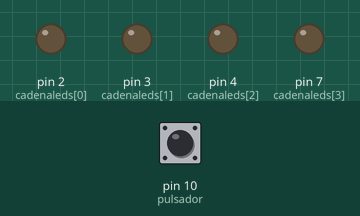
Bench run of a sketch on a simulated Arduino Uno, built with avr-gcc and run on an emulated ATmega328P. Parts: output pins drawn as LEDs (lit = HIGH). Dashed ring = blinking. The test bench sets the inputs (shaded band); at power-on: pin 10 (pulsador) LOW.

Above: at 1.2 s.
1.3 s: pin 10 (pulsador) pulled HIGH for 0.15 s
At 1.4 s:
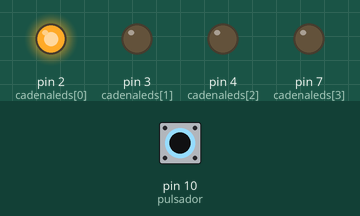
At 2.2 s:
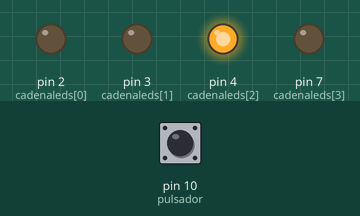
4.3 s: pin 10 (pulsador) pulled HIGH for 3.2 s
At 4.8 s:
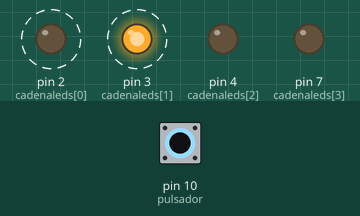
Timing chart, 0 to 8.8 s (numbered marks = the images above; inputs shaded):
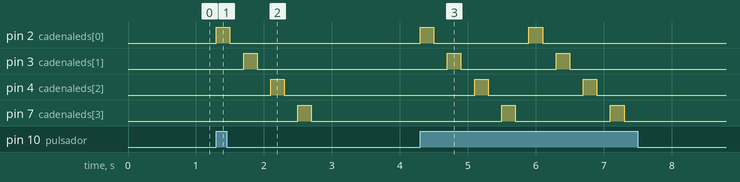

Measured:
- after the input at 1.3 s, pin 2 (cadenaleds[0]): LOW → HIGH at once, → LOW 0.20 s later; pin 3 (cadenaleds[1]): LOW → HIGH after 0.40 s, → LOW 0.20 s later; pin 4 (cadenaleds[2]): LOW → HIGH after 0.80 s, → LOW 0.20 s later; pin 7 (cadenaleds[3]): LOW → HIGH after 1.2 s, → LOW 0.20 s later
- after the input at 4.3 s, pin 2 (cadenaleds[0]): alternates HIGH for 0.20 s and LOW for 1.4 s, 4 changes in all, then stays LOW, starting at once; pin 3 (cadenaleds[1]): alternates HIGH for 0.20 s and LOW for 1.4 s, 4 changes in all, then stays LOW, starting after 0.40 s

The sketch:

SecuenciaLedConPulsador.ino
```cpp
/*Secuencia Led con pulsador
Se trata de encender y apagar 6 leds secuencialmente al accionar un pulsador. El pulsador debe estar
conectado al pin 10, y los leds a los pines 2,3,4,7,8,9.
Se deben encender y posteriormente apagar los led, con un tiempo de duración de encendido y apagado
de 200 milisegundos.
Nota: la secuencia principal del programa debe estar reproducida en una función a la que llamará el
programa principal.*/
int cadenaleds[]={2,3,4,7,8,9};
int pulsador=10;
int tiempo=200;
int n=0;
void setup() {
  for(n=0;n<4;n++) {
    pinMode (cadenaleds[n],OUTPUT);
  }
  pinMode (pulsador,INPUT);
}
void flash() {
  for (n=0;n<4;n++) {
    digitalWrite (cadenaleds[n],HIGH);
    delay (tiempo);
    digitalWrite (cadenaleds[n],LOW);
    delay (tiempo);
  }
}
void loop() {
  if (digitalRead(pulsador)==HIGH) {
    flash ();
  }
}
```
